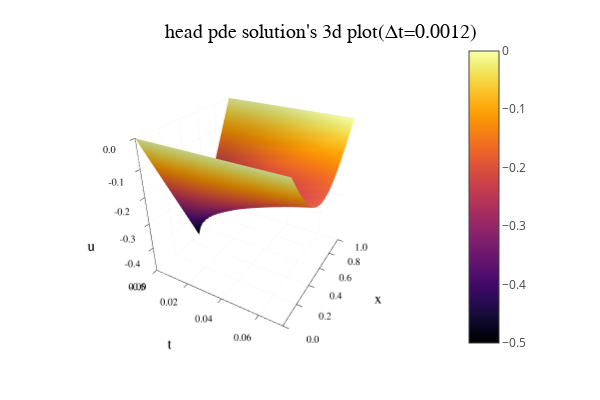

Notebook cell for this chart:
### Code cell
Δt = 0.0012
surface(t₁₂,x,U₁₂,xlabel="t",ylabel="x",zlabel="u")
title!("head pde solution's 3d plot(Δt=$Δt)")

### Figure 1 — Plotly figure (JSON) as saved in the notebook; plotly's stock layout.template omitted (floating-point values rounded to 4 significant figures; data arrays with more than 128 entries replaced by an {"elided": "..."} marker saying what was removed)
{"data": [{"cmax": 0, "cmin": -0.5, "colorbar": {"len": 0.8657, "title": {"text": ""}, "x": 0.7642, "y": 0.5087}, "colorscale": {"elided": "256x2 mixed values"}, "name": "y1", "opacity": null, "scene": "scene", "showlegend": false, "showscale": true, "type": "surface", "x": [0, 0.0012, 0.0024, 0.0036, 0.0048, 0.006, 0.0072, 0.0084, 0.0096, 0.0108, 0.012, 0.0132, 0.0144, 0.0156, 0.0168, 0.018, 0.0192, 0.0204, 0.0216, 0.0228, 0.024, 0.0252, 0.0264, 0.0276, 0.0288, 0.03, 0.0312, 0.0324, 0.0336, 0.0348, 0.036, 0.0372, 0.0384, 0.0396, 0.0408, 0.042, 0.0432, 0.0444, 0.0456, 0.0468, 0.048, 0.0492, 0.0504, 0.0516, 0.0528, 0.054, 0.0552, 0.0564, 0.0576, 0.0588, 0.06, 0.0612, 0.0624, 0.0636, 0.0648, 0.066, 0.0672, 0.0684, 0.0696, 0.0708, 0.072], "xaxis": "x", "y": [0, 0.05, 0.1, 0.15, 0.2, 0.25, 0.3, 0.35, 0.4, 0.45, 0.5, 0.55, 0.6, 0.65, 0.7, 0.75, 0.8, 0.85, 0.9, 0.95, 1], "yaxis": "y", "z": {"elided": "21x61 float values"}, "zaxis": "z", "zmax": 0, "zmin": -0.5}], "layout": {"annotations": [{"font": {"color": "rgba(0, 0, 0, 1)", "family": "sans-serif", "size": 20}, "rotation": 0, "showarrow": false, "text": "head pde solution's 3d plot(Δt=0.0012)", "x": 0.535, "xanchor": "center", "xref": "paper", "y": 1, "yanchor": "top", "yref": "paper"}], "height": 400, "legend": {"bgcolor": "rgba(255, 255, 255, 1.000)", "bordercolor": "rgba(0, 0, 0, 1)", "borderwidth": 1, "font": {"color": "rgba(0, 0, 0, 1)", "family": "sans-serif", "size": 11}, "title": {"font": {"color": "rgba(0, 0, 0, 1)", "family": "sans-serif", "size": 15}, "text": ""}, "tracegroupgap": 0, "traceorder": "normal", "x": 1, "xanchor": "auto", "y": 1, "yanchor": "auto"}, "margin": {"b": 20, "l": 0, "r": 0, "t": 20}, "paper_bgcolor": "rgba(255, 255, 255, 1.000)", "plot_bgcolor": "rgba(255, 255, 255, 1.000)", "scene": {"aspectmode": "auto", "aspectratio": {"x": 1, "y": 1, "z": 1}, "camera": {"eye": {"x": 1.126, "y": -1.95, "z": 1.3}, "projection": "orthographic"}, "domain": {"x": [0.07647, 0.7642], "y": [0.07581, 0.9415]}, "xaxis": {"gridcolor": "rgba(0, 0, 0, 0.1)", "gridwidth": 0.5, "linecolor": "rgba(0, 0, 0, 1)", "mirror": false, "range": [0, 0.072], "showgrid": true, "showline": true, "showticklabels": true, "tickangle": 0, "tickcolor": "rgb(0, 0, 0)", "tickfont": {"color": "rgba(0, 0, 0, 1)", "family": "sans-serif", "size": 11}, "tickmode": "array", "ticks": "inside", "ticktext": ["0.00", "0.02", "0.04", "0.06"], "tickvals": [0, 0.02, 0.04, 0.06], "title": {"font": {"color": "rgba(0, 0, 0, 1)", "family": "sans-serif", "size": 15}, "text": "t"}, "type": "linear", "visible": true, "zeroline": false, "zerolinecolor": "rgba(0, 0, 0, 1)"}, "yaxis": {"gridcolor": "rgba(0, 0, 0, 0.1)", "gridwidth": 0.5, "linecolor": "rgba(0, 0, 0, 1)", "mirror": false, "range": [0, 1], "showgrid": true, "showline": true, "showticklabels": true, "tickangle": 0, "tickcolor": "rgb(0, 0, 0)", "tickfont": {"color": "rgba(0, 0, 0, 1)", "family": "sans-serif", "size": 11}, "tickmode": "array", "ticks": "inside", "ticktext": ["0.0", "0.2", "0.4", "0.6", "0.8", "1.0"], "tickvals": [0, 0.2, 0.4, 0.6, 0.8, 1], "title": {"font": {"color": "rgba(0, 0, 0, 1)", "family": "sans-serif", "size": 15}, "text": "x"}, "type": "linear", "visible": true, "zeroline": false, "zerolinecolor": "rgba(0, 0, 0, 1)"}, "zaxis": {"gridcolor": "rgba(0, 0, 0, 0.1)", "gridwidth": 0.5, "linecolor": "rgba(0, 0, 0, 1)", "mirror": false, "range": [-0.5, 0], "showgrid": true, "showline": true, "showticklabels": true, "tickangle": 0, "tickcolor": "rgb(0, 0, 0)", "tickfont": {"color": "rgba(0, 0, 0, 1)", "family": "sans-serif", "size": 11}, "tickmode": "array", "ticks": "inside", "ticktext": ["-0.5", "-0.4", "-0.3", "-0.2", "-0.1", "0.0"], "tickvals": [-0.5, -0.4, -0.3, -0.2, -0.1, 0], "title": {"font": {"color": "rgba(0, 0, 0, 1)", "family": "sans-serif", "size": 15}, "text": "u"}, "type": "linear", "visible": true, "zeroline": false, "zerolinecolor": "rgba(0, 0, 0, 1)"}}, "showlegend": true, "width": 600}}
